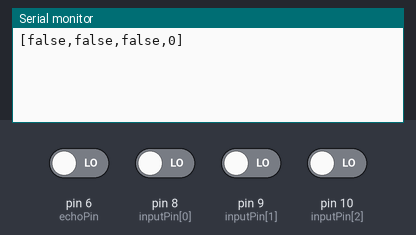
Simulated run of this sketch. Board: Arduino Mega 2560, built with avr-gcc and run on an emulated ATmega2560. Shown: the last lines printed to the serial monitor. The inputs (shaded band) are chosen by the test bench; at power-on: pin 6 (echoPin), pin 8 (inputPin[0]), pin 9 (inputPin[1]), pin 10 (inputPin[2]) LOW.

Above: at 1.2 s.
1.3 s: pin 8 (inputPin[0]) driven HIGH
At 3.9 s:
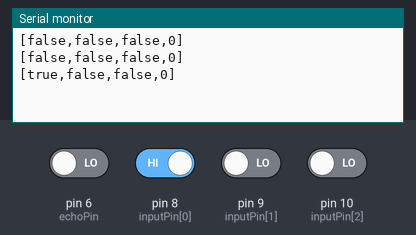
5.4 s: pin 9 (inputPin[1]) driven HIGH
At 7.9 s:
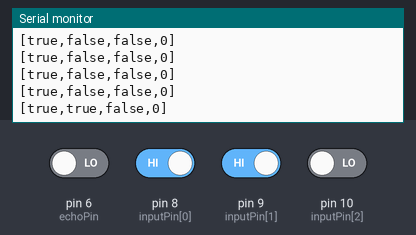
9.5 s: pin 10 (inputPin[2]) driven HIGH
At 11.6 s:
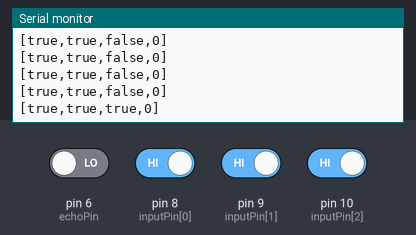
13.6 s: pin 8 (inputPin[0]) driven LOW
At 16.0 s:
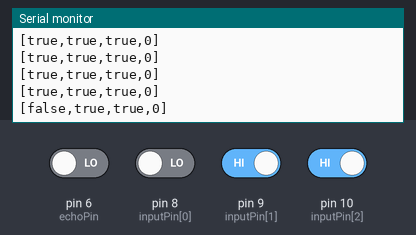
17.6 s: pin 9 (inputPin[1]) driven LOW
At 19.9 s:
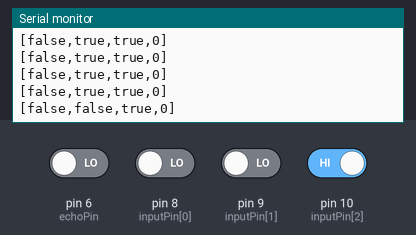
21.7 s: pin 8 (inputPin[0]) driven HIGH
At 24.1 s:
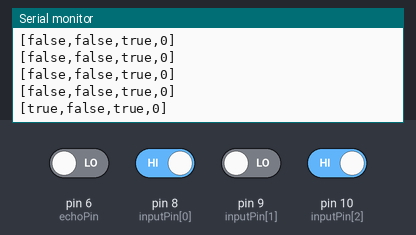

Measured:
- after the input at 1.3 s, the serial monitor: prints a new line after 1.7 s (image 1)
- after the input at 5.4 s, the serial monitor: prints a new line after 1.7 s (image 2)
- after the input at 9.5 s, the serial monitor: prints a new line after 1.6 s (image 3)
- after the input at 13.6 s, the serial monitor: prints a new line after 1.6 s (image 4)
- after the input at 17.6 s, the serial monitor: prints a new line after 1.6 s (image 5)
- after the input at 21.7 s, the serial monitor: prints a new line after 1.6 s (image 6)

The sketch:

multiserial_master.ino
```cpp
#include <Arduino_JSON.h>

const int inputPin[3] = {
  8,  // Left
  9,  // Center
  10  // Right
};

const int triggerPin = 7;
const int echoPin = 6;

int dauer = 0;
int entfernung = 0;

void setup() {

  // initialize both serial ports:
  Serial.begin(9600);
  Serial1.begin(9600);

  for ( int i = 0; i < 3; i++) {
    pinMode( inputPin, INPUT );
  }

  pinMode( triggerPin, OUTPUT );
  pinMode( echoPin, INPUT );

}

void loop() {

  JSONVar data;

  for ( int i = 0; i < 3; i++) {
    if ( digitalRead( inputPin[i] ) == HIGH )
      data[i] = true;
    else data[i] = false;
  }

  digitalWrite( triggerPin, HIGH );
  delay(10);
  digitalWrite( triggerPin, LOW );
  dauer = pulseIn( echoPin, HIGH );
  data[3] = round( ( dauer / 2 ) * 0.03432 );

  String jsondata = JSON.stringify( data );

  Serial.println( jsondata );
  Serial1.println( jsondata );


  // read from port 0, send to port 1:
  /*if (Serial.available()) {
    int inByte = Serial.read();
    Serial1.write(inByte);
  }*/

}
```
